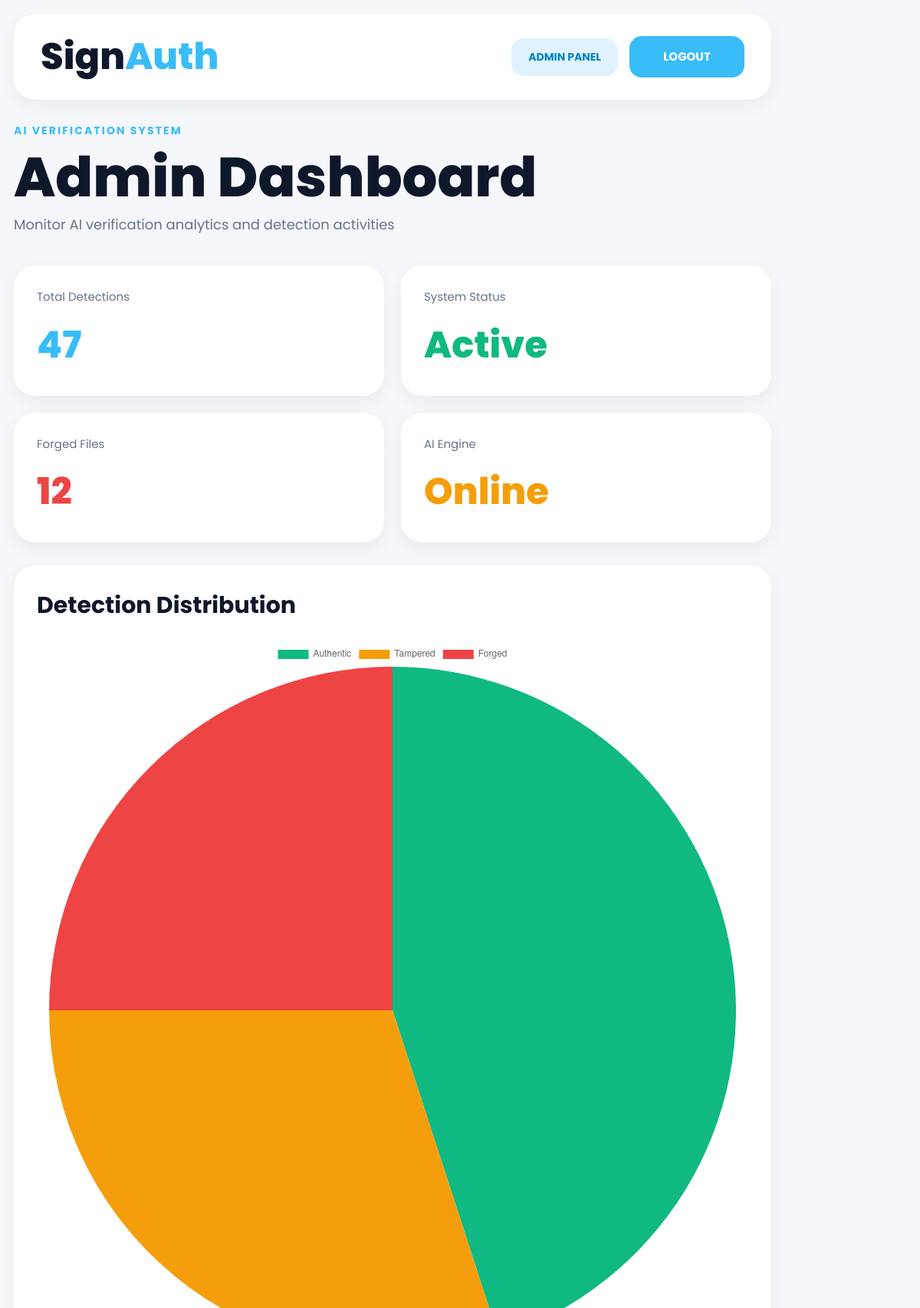
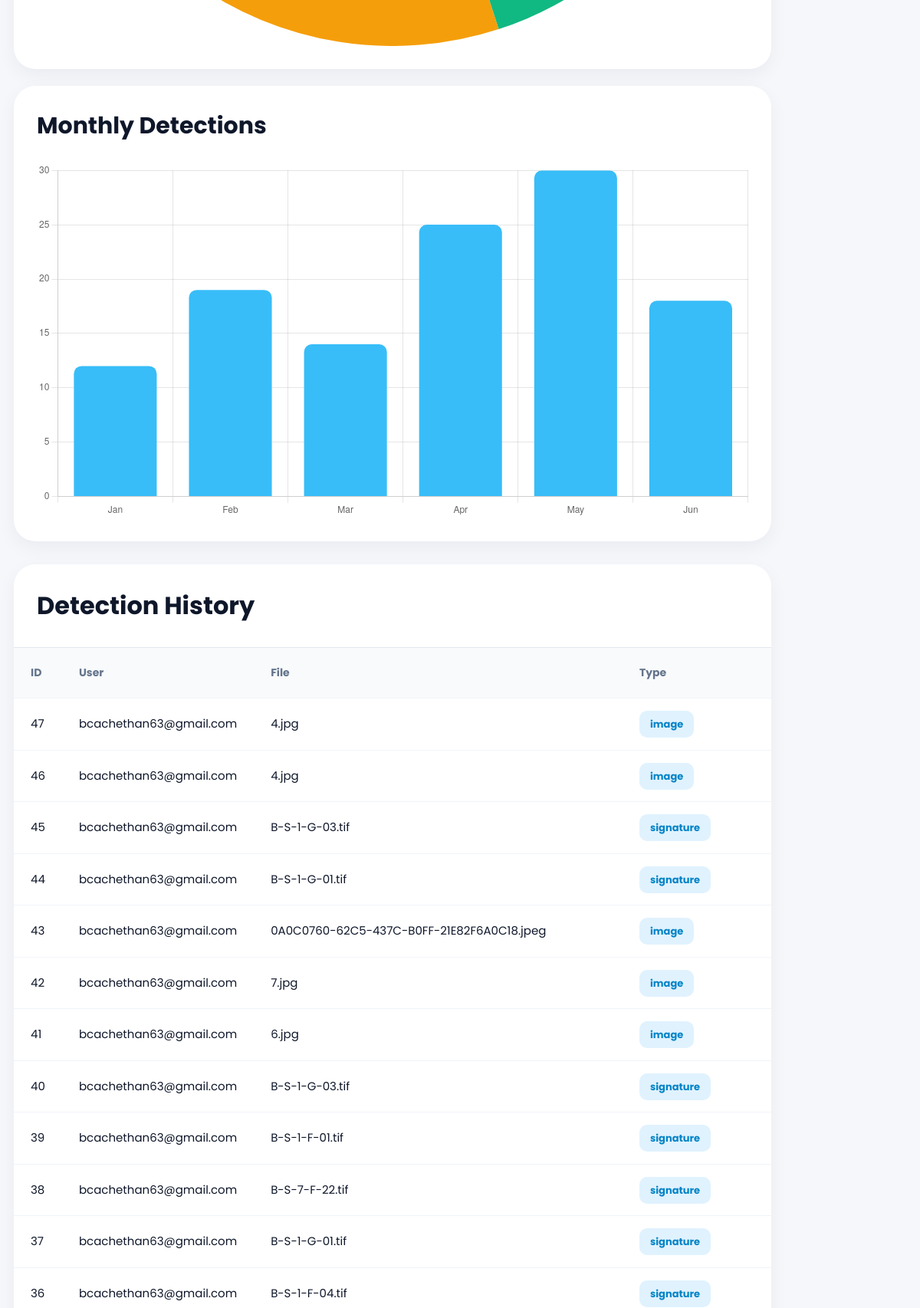
The page /admin (signed in, upper part) on the database its author committed (2 pictures, top to bottom).
### tables this page shows
CREATE TABLE history (

            id INTEGER PRIMARY KEY AUTOINCREMENT,

            user_email TEXT,

            filename TEXT,

            detection_type TEXT,

            result TEXT,

            tamper_percentage INTEGER,

            confidence INTEGER,

            date TEXT

        );

### app.py (the view)
@app.route("/admin")
def admin():
    if "role" not in session:
        return redirect("/")
    if session["role"] != "admin":
        return redirect("/home")
    conn = sqlite3.connect("database.db")
    cursor = conn.cursor()
    cursor.execute("""

        SELECT * FROM history
        ORDER BY id DESC

    """)
    history = cursor.fetchall()
    conn.close()
    return render_template(
        "admin_dashboard.html",
        history=history
    )

### templates/admin_dashboard.html (shortened to what this page needs)
<!DOCTYPE html>
<html lang="en">
<head>
  <script src="https://cdn.tailwindcss.com"></script>
</head>
<body>
  <div class="container">
    <div class="header">
      <div class="logo">
        Sign<span>Auth</span>
      </div>
      <div class="header-right">
        <div class="admin-badge">
          ADMIN PANEL
        </div>
        <a href="/logout">
          <button class="logout-btn">
            LOGOUT
          </button>
        </a>
      </div>
    </div>
    <div class="section-tag">
      AI VERIFICATION SYSTEM
    </div>
    <h1 class="title">
      Admin Dashboard
    </h1>
    <p class="subtitle">
      Monitor AI verification analytics and detection activities
    </p>
    <div class="stats-grid">
      <div class="stat-card">
        <div class="stat-label">
          Total Detections
        </div>
        <div class="stat-value blue">
          {{ history|length }}
        </div>
      </div>
      <div class="stat-card">
        <div class="stat-label">
          System Status
        </div>
        <div class="stat-value green">
          Active
        </div>
      </div>
      <div class="stat-card">
        <div class="stat-label">
          Forged Files
        </div>
        <div class="stat-value red">
          12
        </div>
      </div>
      <div class="stat-card">
        <div class="stat-label">
          AI Engine
        </div>
        <div class="stat-value orange">
          Online
        </div>
      </div>
    </div>
    <div class="chart-grid">
      <div class="chart-card">
        <h3>
          Detection Distribution
        </h3>
        <canvas id="pieChart"></canvas>
      </div>
      <div class="chart-card">
        <h3>
          Monthly Detections
        </h3>
        <canvas id="barChart"></canvas>
      </div>
    </div>
    <div class="table-card">
      <div class="table-header">
        <div class="table-title">
          Detection History
        </div>
      </div>
      <div class="table-wrapper">
        <table>
          <thead>
            <tr>
              <th>ID</th>
              <th>User</th>
              <th>File</th>
              <th>Type</th>
              <th>Result</th>
            </tr>
          </thead>
          <tbody>
            {% for row in history %}
            <tr>
              <td>{{ row[0] }}</td>
              <td>{{ row[1] }}</td>
              <td>{{ row[2] }}</td>
              <td>
                <span class="type-badge">
                  {{ row[3] }}
                </span>
              </td>
              <td>
              </td>
            </tr>
            {% endfor %}
          </tbody>
        </table>
      </div>
    </div>
  </div>
  <script>
    // PIE CHART
    new Chart(
      document.getElementById('pieChart'),
      {
        type:'pie',
        data:{
          labels:[
            'Authentic',
            'Tampered',
            'Forged'
          ],
          datasets:[{
            data:[45,30,25],
            backgroundColor:[
              '#10b981',
              '#f59e0b',
              '#ef4444'
            ],
            borderWidth:0
          }]
        }
      }
    );
    // BAR CHART
    new Chart(
      document.getElementById('barChart'),
      {
        type:'bar',
        data:{
          labels:[
            'Jan',
            'Feb',
            'Mar',
            'Apr',
            'May',
            'Jun'
          ],
          datasets:[{
            label:'Detections',
            data:[12,19,14,25,30,18],
            backgroundColor:'#38bdf8',
            borderRadius:10
          }]
        },
        options:{
          responsive:true,
          plugins:{
            legend:{
              display:false
            }
          },
          scales:{
            y:{
              beginAtZero:true
            }
          }
        }
      }
    );
  </script>
</body>
</html>

### templates/admin_dashboard.html (style rules this page uses)
* { margin:0; padding:0; box-sizing:border-box; }
html, body { width:100%; height:100%; }
body { font-family:'Poppins',sans-serif; background:#f5f7fb; color:#0f172a; overflow-x:hidden; }
.container { width:100%; min-height:100vh; padding:18px; }
.header { width:100%; min-height:90px; background:white; border-radius:28px; display:flex; align-items:center; justify-content:space-between; padding:20px 35px; margin-bottom:30px; box-shadow: 0 8px 25px rgba(15,23,42,0.05); }
.logo { font-size:48px; font-weight:800; color:#0f172a; }
.logo span { color:#38bdf8; }
.header-right { display:flex; align-items:center; gap:15px; }
.admin-badge { padding:14px 22px; border-radius:16px; background:#e0f2fe; color:#0284c7; font-size:14px; font-weight:700; }
.logout-btn { width:150px; height:54px; border:none; border-radius:16px; background:#38bdf8; color:white; font-size:15px; font-weight:700; cursor:pointer; transition:0.3s ease; }
.section-tag { color:#38bdf8; font-size:14px; font-weight:700; letter-spacing:0.15em; text-transform:uppercase; margin-bottom:14px; }
.title { font-size:72px; font-weight:800; margin-bottom:12px; line-height:1; }
.subtitle { color:#64748b; font-size:18px; margin-bottom:40px; }
.stats-grid { display:grid; grid-template-columns:repeat(4,1fr); gap:22px; margin-bottom:30px; }
.stat-card { background:white; border-radius:28px; padding:30px; box-shadow: 0 8px 25px rgba(15,23,42,0.05); transition:0.3s ease; }
.stat-label { color:#64748b; font-size:15px; margin-bottom:15px; }
.stat-value { font-size:48px; font-weight:800; }
.blue { color:#38bdf8; }
.green { color:#10b981; }
.red { color:#ef4444; }
.orange { color:#f59e0b; }
.chart-grid { display:grid; grid-template-columns:1fr 1fr; gap:22px; margin-bottom:30px; }
.chart-card { background:white; border-radius:28px; padding:30px; box-shadow: 0 8px 25px rgba(15,23,42,0.05); }
.chart-card h3 { font-size:30px; font-weight:700; margin-bottom:25px; }
.table-card { width:100%; background:white; border-radius:28px; overflow:hidden; box-shadow: 0 8px 25px rgba(15,23,42,0.05); }
.table-header { padding:30px; border-bottom:1px solid #e2e8f0; }
.table-title { font-size:32px; font-weight:700; }
.table-wrapper { width:100%; overflow-x:auto; }
table { width:100%; border-collapse:collapse; }
thead { background:#f8fafc; }
th { text-align:left; padding:22px; font-size:14px; color:#64748b; font-weight:700; white-space:nowrap; }
td { padding:22px; border-top:1px solid #f1f5f9; font-size:15px; white-space:nowrap; }
tbody tr { transition:0.3s ease; }
.type-badge { background:#e0f2fe; color:#0284c7; padding:8px 14px; border-radius:10px; font-size:13px; font-weight:700; }
@media (max-width:1200px) { .stats-grid { grid-template-columns:1fr 1fr; } }
@media (max-width:1200px) { .chart-grid { grid-template-columns:1fr; } }

### rows shown on the page
history: id "47", user_email "bcachethan63@gmail.com", filename "4.jpg", detection_type "image"
history: id "46", user_email "bcachethan63@gmail.com", filename "4.jpg", detection_type "image"
history: id "45", user_email "bcachethan63@gmail.com", filename "B-S-1-G-03.tif", detection_type "signature"
history: id "44", user_email "bcachethan63@gmail.com", filename "B-S-1-G-01.tif", detection_type "signature"
history: id "43", user_email "bcachethan63@gmail.com", filename "0A0C0760-62C5-437C-B0FF-21E82F6A0C18.jpeg", detection_type "image"
history: id "42", user_email "bcachethan63@gmail.com", filename "7.jpg", detection_type "image"
history: id "41", user_email "bcachethan63@gmail.com", filename "6.jpg", detection_type "image"
history: id "40", user_email "bcachethan63@gmail.com", filename "B-S-1-G-03.tif", detection_type "signature"
history: id "39", user_email "bcachethan63@gmail.com", filename "B-S-1-F-01.tif", detection_type "signature"
history: id "38", user_email "bcachethan63@gmail.com", filename "B-S-7-F-22.tif", detection_type "signature"
history: id "37", user_email "bcachethan63@gmail.com", filename "B-S-1-G-01.tif", detection_type "signature"
history: id "36", user_email "bcachethan63@gmail.com", filename "B-S-1-F-04.tif", detection_type "signature"

### other values the page prints
{{ history|length }} "47"
